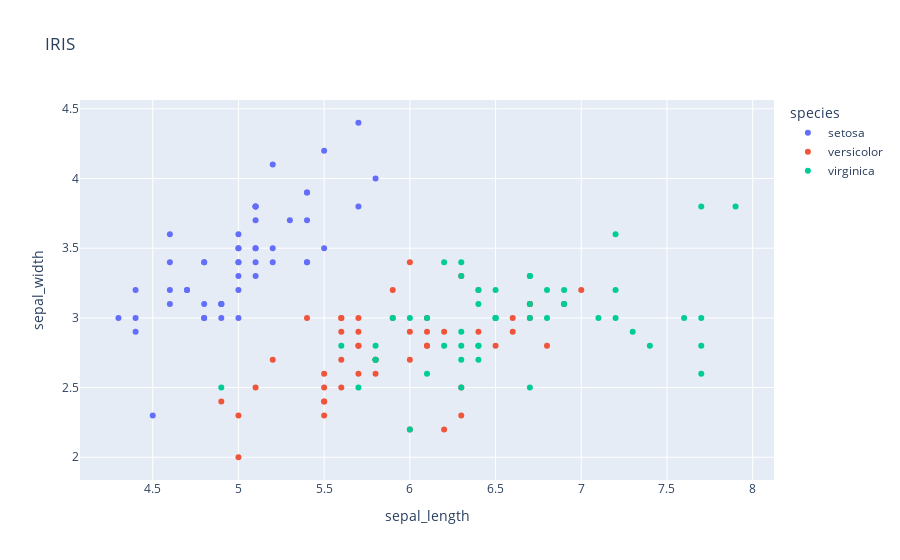

Notebook code cell kept with this figure:
### Code cell
fig = px.scatter(iris,
                 x = 'sepal_length',
                 y = 'sepal_width',
                 title='IRIS',
                 color='species'
                 )
fig.show()

### Figure 1 — Plotly figure (JSON) as saved in the notebook; plotly's stock layout.template omitted (floating-point values rounded to 4 significant figures)
{"data": [{"hovertemplate": "species=setosa<br>sepal_length=%{x}<br>sepal_width=%{y}<extra></extra>", "legendgroup": "setosa", "marker": {"color": "#636efa", "symbol": "circle"}, "mode": "markers", "name": "setosa", "orientation": "v", "showlegend": true, "type": "scatter", "x": [5.1, 4.9, 4.7, 4.6, 5, 5.4, 4.6, 5, 4.4, 4.9, 5.4, 4.8, 4.8, 4.3, 5.8, 5.7, 5.4, 5.1, 5.7, 5.1, 5.4, 5.1, 4.6, 5.1, 4.8, 5, 5, 5.2, 5.2, 4.7, 4.8, 5.4, 5.2, 5.5, 4.9, 5, 5.5, 4.9, 4.4, 5.1, 5, 4.5, 4.4, 5, 5.1, 4.8, 5.1, 4.6, 5.3, 5], "xaxis": "x", "y": [3.5, 3, 3.2, 3.1, 3.6, 3.9, 3.4, 3.4, 2.9, 3.1, 3.7, 3.4, 3, 3, 4, 4.4, 3.9, 3.5, 3.8, 3.8, 3.4, 3.7, 3.6, 3.3, 3.4, 3, 3.4, 3.5, 3.4, 3.2, 3.1, 3.4, 4.1, 4.2, 3.1, 3.2, 3.5, 3.1, 3, 3.4, 3.5, 2.3, 3.2, 3.5, 3.8, 3, 3.8, 3.2, 3.7, 3.3], "yaxis": "y"}, {"hovertemplate": "species=versicolor<br>sepal_length=%{x}<br>sepal_width=%{y}<extra></extra>", "legendgroup": "versicolor", "marker": {"color": "#EF553B", "symbol": "circle"}, "mode": "markers", "name": "versicolor", "orientation": "v", "showlegend": true, "type": "scatter", "x": [7, 6.4, 6.9, 5.5, 6.5, 5.7, 6.3, 4.9, 6.6, 5.2, 5, 5.9, 6, 6.1, 5.6, 6.7, 5.6, 5.8, 6.2, 5.6, 5.9, 6.1, 6.3, 6.1, 6.4, 6.6, 6.8, 6.7, 6, 5.7, 5.5, 5.5, 5.8, 6, 5.4, 6, 6.7, 6.3, 5.6, 5.5, 5.5, 6.1, 5.8, 5, 5.6, 5.7, 5.7, 6.2, 5.1, 5.7], "xaxis": "x", "y": [3.2, 3.2, 3.1, 2.3, 2.8, 2.8, 3.3, 2.4, 2.9, 2.7, 2, 3, 2.2, 2.9, 2.9, 3.1, 3, 2.7, 2.2, 2.5, 3.2, 2.8, 2.5, 2.8, 2.9, 3, 2.8, 3, 2.9, 2.6, 2.4, 2.4, 2.7, 2.7, 3, 3.4, 3.1, 2.3, 3, 2.5, 2.6, 3, 2.6, 2.3, 2.7, 3, 2.9, 2.9, 2.5, 2.8], "yaxis": "y"}, {"hovertemplate": "species=virginica<br>sepal_length=%{x}<br>sepal_width=%{y}<extra></extra>", "legendgroup": "virginica", "marker": {"color": "#00cc96", "symbol": "circle"}, "mode": "markers", "name": "virginica", "orientation": "v", "showlegend": true, "type": "scatter", "x": [6.3, 5.8, 7.1, 6.3, 6.5, 7.6, 4.9, 7.3, 6.7, 7.2, 6.5, 6.4, 6.8, 5.7, 5.8, 6.4, 6.5, 7.7, 7.7, 6, 6.9, 5.6, 7.7, 6.3, 6.7, 7.2, 6.2, 6.1, 6.4, 7.2, 7.4, 7.9, 6.4, 6.3, 6.1, 7.7, 6.3, 6.4, 6, 6.9, 6.7, 6.9, 5.8, 6.8, 6.7, 6.7, 6.3, 6.5, 6.2, 5.9], "xaxis": "x", "y": [3.3, 2.7, 3, 2.9, 3, 3, 2.5, 2.9, 2.5, 3.6, 3.2, 2.7, 3, 2.5, 2.8, 3.2, 3, 3.8, 2.6, 2.2, 3.2, 2.8, 2.8, 2.7, 3.3, 3.2, 2.8, 3, 2.8, 3, 2.8, 3.8, 2.8, 2.8, 2.6, 3, 3.4, 3.1, 3, 3.1, 3.1, 3.1, 2.7, 3.2, 3.3, 3, 2.5, 3, 3.4, 3], "yaxis": "y"}], "layout": {"legend": {"title": {"text": "species"}, "tracegroupgap": 0}, "title": {"text": "IRIS"}, "xaxis": {"anchor": "y", "domain": [0, 1], "title": {"text": "sepal_length"}}, "yaxis": {"anchor": "x", "domain": [0, 1], "title": {"text": "sepal_width"}}}}
